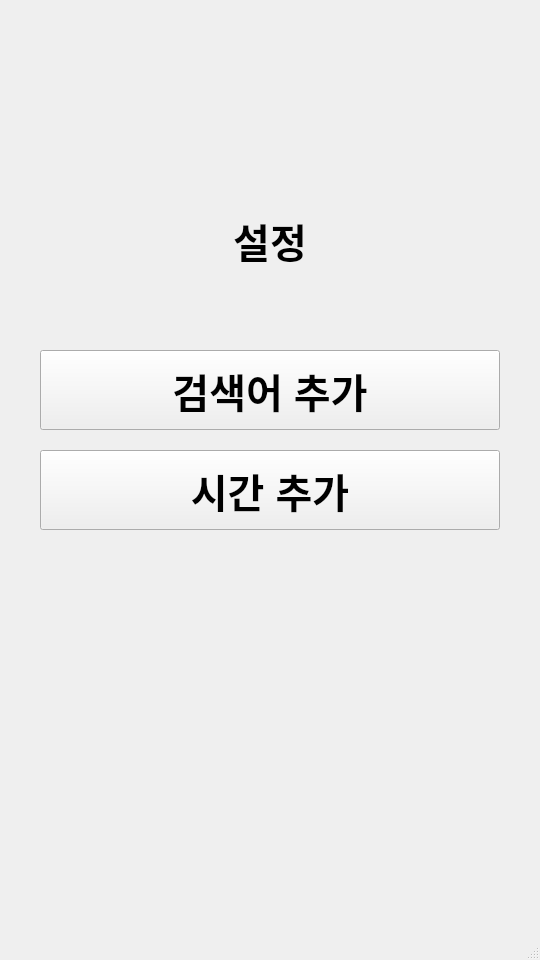
<?xml version="1.0" encoding="UTF-8"?>
<ui version="4.0">
 <class>settingWindow</class>
 <widget class="QMainWindow" name="settingWindow">
  <property name="geometry">
   <rect>
    <x>0</x>
    <y>0</y>
    <width>540</width>
    <height>960</height>
   </rect>
  </property>
  <property name="windowTitle">
   <string>MainWindow</string>
  </property>
  <widget class="QWidget" name="settingWidget">
   <widget class="QLabel" name="settingTitle">
    <property name="geometry">
     <rect>
      <x>120</x>
      <y>200</y>
      <width>300</width>
      <height>80</height>
     </rect>
    </property>
    <property name="font">
     <font>
      <pointsize>30</pointsize>
      <weight>75</weight>
      <bold>true</bold>
     </font>
    </property>
    <property name="text">
     <string>설정</string>
    </property>
    <property name="alignment">
     <set>Qt::AlignCenter</set>
    </property>
   </widget>
   <widget class="QPushButton" name="addSearch">
    <property name="geometry">
     <rect>
      <x>40</x>
      <y>350</y>
      <width>460</width>
      <height>80</height>
     </rect>
    </property>
    <property name="font">
     <font>
      <pointsize>30</pointsize>
      <weight>75</weight>
      <bold>true</bold>
     </font>
    </property>
    <property name="text">
     <string>검색어 추가</string>
    </property>
   </widget>
   <widget class="QPushButton" name="addTime">
    <property name="geometry">
     <rect>
      <x>40</x>
      <y>450</y>
      <width>460</width>
      <height>80</height>
     </rect>
    </property>
    <property name="font">
     <font>
      <pointsize>30</pointsize>
      <weight>75</weight>
      <bold>true</bold>
     </font>
    </property>
    <property name="text">
     <string>시간 추가</string>
    </property>
   </widget>
  </widget>
  <widget class="QStatusBar" name="statusbar"/>
 </widget>
 <resources/>
 <connections/>
</ui>
